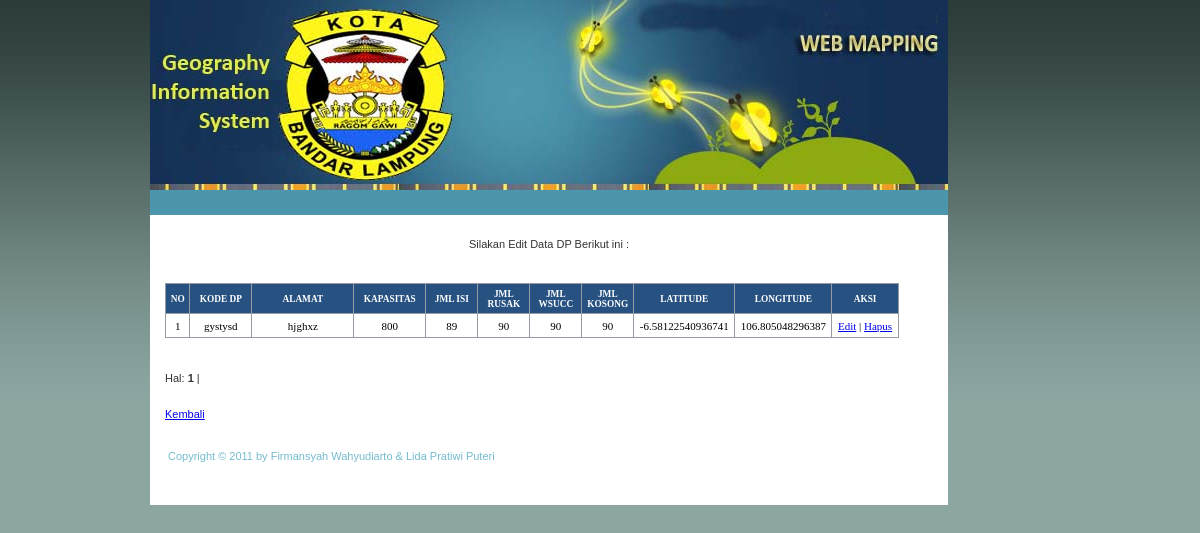
Page /edit_dp.php on the committed database.
### tables this page shows
CREATE TABLE IF NOT EXISTS `dp` (
  `id_dp` int(5) NOT NULL auto_increment,
  `kode_dp` varchar(100) NOT NULL,
  `alamat` tinytext NOT NULL,
  `kapasitas` int(100) NOT NULL,
  `jumlah_isi` int(100) NOT NULL,
  `jumlah_rusak` int(100) NOT NULL,
  `jumlah_wsucc` int(100) NOT NULL,
  `jumlah_kosong` int(100) NOT NULL,
  `id_rk` int(5) NOT NULL,
  `lat` double NOT NULL,
  `lng` double NOT NULL,
  PRIMARY KEY  (`id_dp`)
);

### edit_dp.php (the view, shortened to what this page needs)
<html>
<head>
<?php include("koneksi.php");
include("class_paging.php");
?>
<link rel="stylesheet" type="text/css" href="style_edit2.css" />
<div id="main_content">
		<div id="top_banner"></div>
  <div id="page_content">
                <div>
                    <ul class="menu">
                    </ul>
                </div>
          <div class="clear">
          	<br>
          </div>
    <p>Silakan Edit Data DP Berikut ini :</p><br>
    <div id="tengah">
    <?php
    $aksi="aksi_semua.php";
switch($_GET[act]){
  default:
    echo "<table border=1>
          <tr>
		  <th>No</th>
		  <th>Kode DP</th>
		  <th>Alamat</th>
		  <th>Kapasitas</th>
		  <th>Jml Isi</th>
		  <th>Jml Rusak</th>
		  <th>Jml WSUCC</th>
		  <th>Jml kosong</th>
		  <th>Latitude</th>
		  <th>Longitude</th>
		  <th>Aksi</th>
		  </tr>";
    $p      = new Paging;
    $batas  = 10;
    $posisi = $p->cariPosisi($batas);
    $tampil=mysql_query("SELECT * FROM dp ORDER BY id_dp DESC LIMIT $posisi,$batas");
    $no = $posisi+1;
    while ($r=mysql_fetch_array($tampil)){
      echo "
	  			<tr align=center>
				<td>$no</td>
                <td width=50>$r[kode_dp]</td>
                <td width=90>$r[alamat]</td>
                <td width=60>$r[kapasitas]</td>
				<td width=40>$r[jumlah_isi]</td>
                <td width=40>$r[jumlah_rusak]</td>
                <td width=40>$r[jumlah_wsucc]</td>
				<td width=40>$r[jumlah_kosong]</td>
				<td>$r[lat]</td>
				<td>$r[lng]</td>
                <td><a href=?jenis=dp&act=edit_dp&id=$r[id_dp]>Edit</a> |
	                  <a href=$aksi?jenis=dp&act=hapus&id=$r[id_dp]>Hapus</a>
		        </tr>";
      $no++;
    }
    echo "</table>";
    $jmldata=mysql_num_rows(mysql_query("SELECT * FROM dp"));
    $jmlhalaman  = $p->jumlahHalaman($jmldata, $batas);
    $linkHalaman = $p->navHalaman($_GET[halaman], $jmlhalaman);
	echo "<br /> <br />";
    echo "<div id=paging>Hal: $linkHalaman</div><br>";
    break;
}
?>
<br>
<a href="../halaman_utama.php">Kembali</a>
    </div>
  </div>
<div id="footer">
		<div class="footer_links">
                 <a href="#" title="">Copyright &copy; 2011 by Firmansyah Wahyudiarto & Lida Pratiwi Puteri</a><a href="#" title=""></a>
        </div>
    	<div class="copyright"></div>
</div>
</div>
</body>
</html>

### style_edit2.css (style rules this page uses)
.clear { clear:both; }
#main_content { width:798px; height:auto; margin:auto; background-color:#FFFFFF; }
#top_banner { width:798px; height:190px; background:url(images/top_banner.jpg) no-repeat center; }
ul.menu { list-style-type:none; float:left; display:block; width:798px; height:25px; clear:both; margin:0; padding:0; background-color:#4B96AD; }
#page_content { padding:0 0 20px 0; }
#footer { width:798px; height:65px; clear:both; background:url(images/footer_bg.jpg) no-repeat left; }
.footer_links { float:left; padding:10px; }
.footer_links a { text-decoration:none; padding:0 8px 0 8px; color:#74BBCF; }
.copyright { float:right; padding-right:15px; padding-top:7px; }
#main_content #page_content table { text-align: center; }
#main_content #page_content table { text-align: left; font-size: 11px; }
#tengah { text-align: left; padding: 0px; margin-left: 15px; }
#main_content #page_content p { text-align: center; }
#main_content #page_content table { text-align: left; color: #000; }
table { font-family: Tahoma; font-size: 8pt; border-width: 1px; border-style: solid; border-color: #999999; border-collapse: collapse; margin: 10px 0px; }
th { color: #FFFFFF; font-size: 7pt; text-transform: uppercase; text-align: center; padding: 0.5em; border-width: 1px; border-style: solid; border-color: #969BA5; border-collapse: collapse; background-color: #265180; }
td { padding: 0.5em; vertical-align: top; border-width: 1px; border-style: solid; border-color: #969BA5; border-collapse: collapse; }

### rows in the picture
dp: kode_dp "gystysd", alamat "hjghxz", kapasitas "800", jumlah_isi "89", jumlah_rusak "90", jumlah_wsucc "90", jumlah_kosong "90", lat "-6.58122540936741", lng "106.805048296387"
